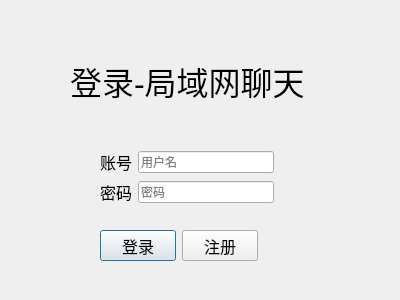
<?xml version="1.0" encoding="UTF-8"?>
<ui version="4.0">
 <class>Dialog_login</class>
 <widget class="QDialog" name="Dialog_login">
  <property name="geometry">
   <rect>
    <x>0</x>
    <y>0</y>
    <width>400</width>
    <height>300</height>
   </rect>
  </property>
  <property name="sizePolicy">
   <sizepolicy hsizetype="Fixed" vsizetype="Fixed">
    <horstretch>0</horstretch>
    <verstretch>0</verstretch>
   </sizepolicy>
  </property>
  <property name="minimumSize">
   <size>
    <width>400</width>
    <height>300</height>
   </size>
  </property>
  <property name="maximumSize">
   <size>
    <width>4000</width>
    <height>300</height>
   </size>
  </property>
  <property name="windowTitle">
   <string>登录-局域网聊天</string>
  </property>
  <widget class="QLabel" name="label">
   <property name="geometry">
    <rect>
     <x>70</x>
     <y>50</y>
     <width>301</width>
     <height>61</height>
    </rect>
   </property>
   <property name="font">
    <font>
     <pointsize>24</pointsize>
    </font>
   </property>
   <property name="text">
    <string>登录-局域网聊天</string>
   </property>
  </widget>
  <widget class="QWidget" name="layoutWidget">
   <property name="geometry">
    <rect>
     <x>100</x>
     <y>150</y>
     <width>174</width>
     <height>54</height>
    </rect>
   </property>
   <layout class="QVBoxLayout" name="verticalLayout">
    <item>
     <layout class="QHBoxLayout" name="horizontalLayout_2">
      <item>
       <widget class="QLabel" name="label_2">
        <property name="font">
         <font>
          <pointsize>12</pointsize>
         </font>
        </property>
        <property name="text">
         <string>账号</string>
        </property>
       </widget>
      </item>
      <item>
       <widget class="QLineEdit" name="lineEdit_username">
        <property name="placeholderText">
         <string>用户名</string>
        </property>
       </widget>
      </item>
     </layout>
    </item>
    <item>
     <layout class="QHBoxLayout" name="horizontalLayout">
      <item>
       <widget class="QLabel" name="label_3">
        <property name="font">
         <font>
          <pointsize>12</pointsize>
         </font>
        </property>
        <property name="text">
         <string>密码</string>
        </property>
       </widget>
      </item>
      <item>
       <widget class="QLineEdit" name="lineEdit_password">
        <property name="echoMode">
         <enum>QLineEdit::Password</enum>
        </property>
        <property name="placeholderText">
         <string>密码</string>
        </property>
       </widget>
      </item>
     </layout>
    </item>
   </layout>
  </widget>
  <widget class="QWidget" name="">
   <property name="geometry">
    <rect>
     <x>100</x>
     <y>230</y>
     <width>158</width>
     <height>31</height>
    </rect>
   </property>
   <layout class="QHBoxLayout" name="horizontalLayout_3">
    <item>
     <widget class="QPushButton" name="pushButton_login">
      <property name="font">
       <font>
        <pointsize>12</pointsize>
       </font>
      </property>
      <property name="text">
       <string>登录</string>
      </property>
     </widget>
    </item>
    <item>
     <widget class="QPushButton" name="pushButton_register">
      <property name="font">
       <font>
        <pointsize>12</pointsize>
       </font>
      </property>
      <property name="text">
       <string>注册</string>
      </property>
     </widget>
    </item>
   </layout>
  </widget>
 </widget>
 <resources/>
 <connections/>
</ui>
